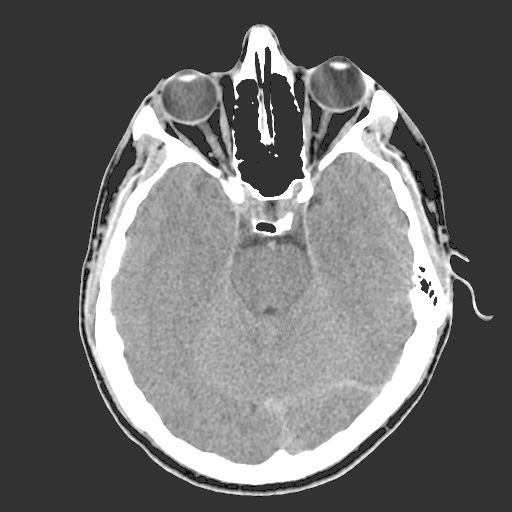
#> input picture HW5/Input_data/HeadCT.tif, 512 x 512 px
$ python HW5_Q5.py
#> lines starting #> are read from the running program, lines starting #| are printed output that depends on the picture; after the words box and inside, x2 and y2 are one past the last pixel; in counts of white or black regions, pixels touching at a corner belong together
import cv2 as cv
import numpy as np

# PART A
img = cv.imread('Input_data/HeadCT.tif', 0)
#> img is the input picture: shape (512, 512); min 2, max 255, mean 107.2

ret, img_bin = cv.threshold(img, 100, 255, cv.THRESH_BINARY)
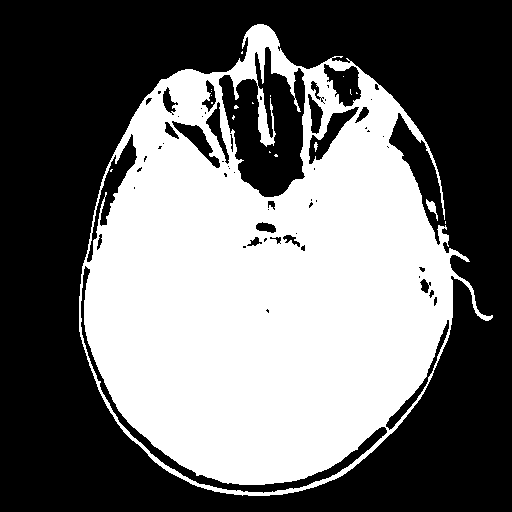
#> img_bin: shape (512, 512); 43.4% white; 19 white regions (16 under 20 px), largest, box (x1, y1, x2, y2) and area: (79, 24, 493, 496) 113524, (426, 199, 438, 221) 99, (314, 142, 318, 152) 24

# PART B
kernel = cv.getStructuringElement(cv.MORPH_ELLIPSE, (20, 20))
img_closing = cv.morphologyEx(img_bin, cv.MORPH_CLOSE, kernel)
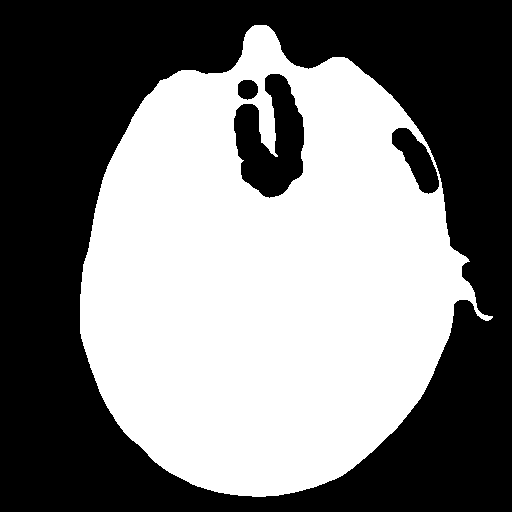
#> img_closing: shape (512, 512); 48.3% white; 1 white region, box (x1, y1, x2, y2) and area: (80, 25, 493, 497) 126582


# PART C
def hole_filling(image, seed):
    hf_kernel = cv.getStructuringElement(cv.MORPH_CROSS, (3, 3))  # kernel for filling the holes
    comp = 255 - image  # negative/compliment of the image
    h, w = image.shape
    img_x_1 = np.zeros((h, w), np.uint8)  # x(k-1)
    img_x = img_x_1.copy()  # x(k)
    img_x_1[seed] = 255  # this is the initial point that we start the hole filling with
    while np.any(img_x_1 != img_x):
        img_x = img_x_1
        img_x_1 = cv.dilate(img_x_1, hf_kernel)
        img_x_1 = img_x_1 & comp

    res = img_x | image  # add the main image to the final filled image to obtain the right result inside the boundary
    return res


# cv.imshow('Hole Filling', hole_filling(img_closing, (150, 300)))
# cv.waitKey(0)

# PART D
edge_kernel = cv.getStructuringElement(cv.MORPH_CROSS, (3, 3))
dilation = cv.dilate(img_closing, edge_kernel)
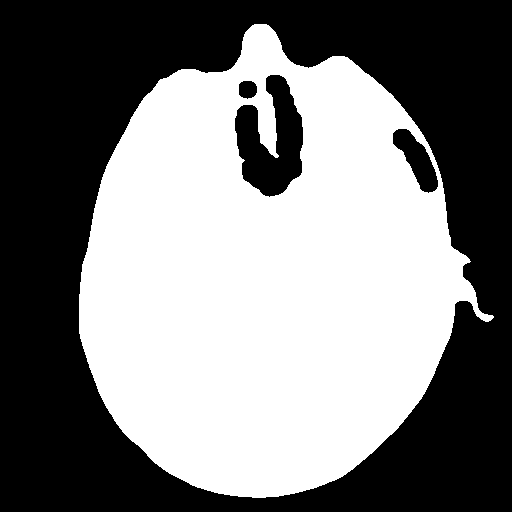
#> dilation: shape (512, 512); 49% white; 1 white region, box (x1, y1, x2, y2) and area: (79, 24, 494, 498) 128498
erosion = cv.erode(img_closing, edge_kernel)
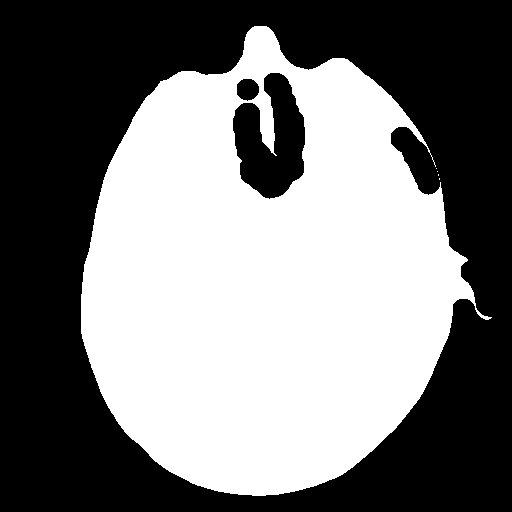
#> erosion: shape (512, 512); 47.6% white; 5 white regions (4 under 20 px), largest, box (x1, y1, x2, y2) and area: (81, 26, 492, 496) 124652
img_edge = dilation - erosion
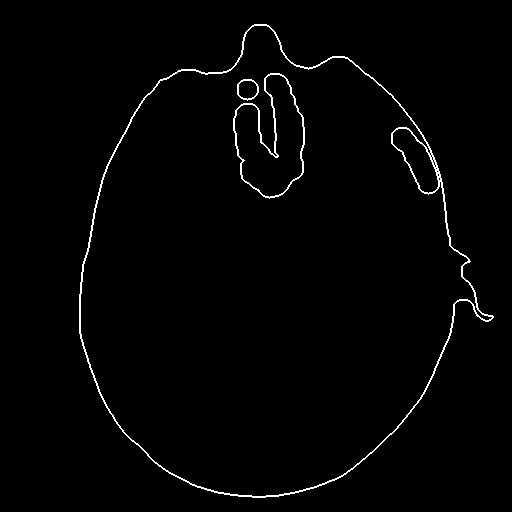
#> img_edge: shape (512, 512); 1.5% white in thin lines or dots, all inside (x1, y1, x2, y2) = (79, 24, 494, 498)

$ run again, with HW5/Input_data/noisy_image.png saved as HW5/Input_data/HeadCT.tif
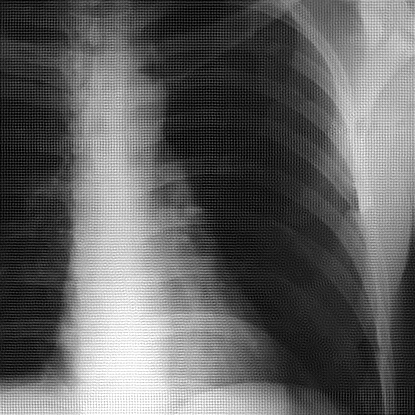
#> input picture HW5/Input_data/noisy_image.png, 415 x 415 px
#> img is the input picture: shape (415, 415); min 0, max 255, mean 96.1
#> `ret, img_bin = cv.threshold(img, 100, 255, cv.THRESH_BINARY)`:
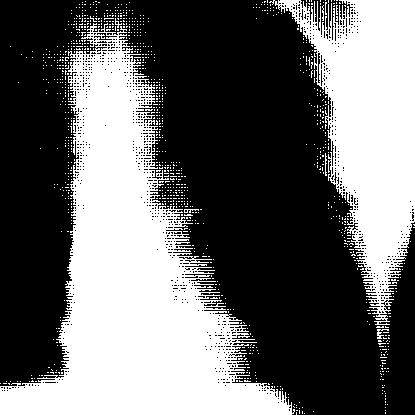
#> img_bin: shape (415, 415); 41% white; 1060 white regions (1053 under 20 px), largest, box (x1, y1, x2, y2) and area: (0, 23, 295, 415) 45969, (269, 0, 415, 325) 22373, (377, 329, 389, 339) 48
#> img_closing: shape (415, 415); 50.8% white; 3 black regions, box (x1, y1, x2, y2) and area: (131, 0, 386, 415) 57320, (0, 0, 79, 383) 23702, (385, 258, 415, 415) 3663
#> dilation: shape (415, 415); 51.8% white; 3 black regions, box (x1, y1, x2, y2) and area: (132, 0, 385, 415) 56357, (0, 0, 78, 382) 23205, (386, 259, 415, 415) 3501
#> erosion: shape (415, 415); 49.9% white; 3 white regions (1 under 20 px), largest, box (x1, y1, x2, y2) and area: (0, 0, 314, 415) 58244, (255, 0, 415, 383) 27684
#> `img_edge = dilation - erosion`:
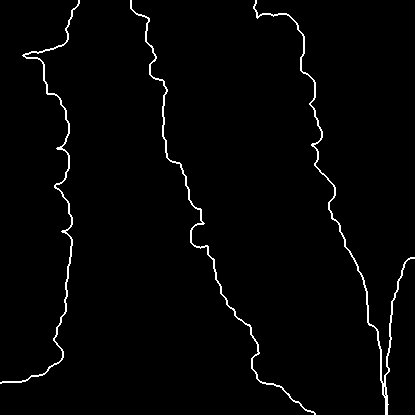
#> img_edge: shape (415, 415); 1.9% white in thin lines or dots
